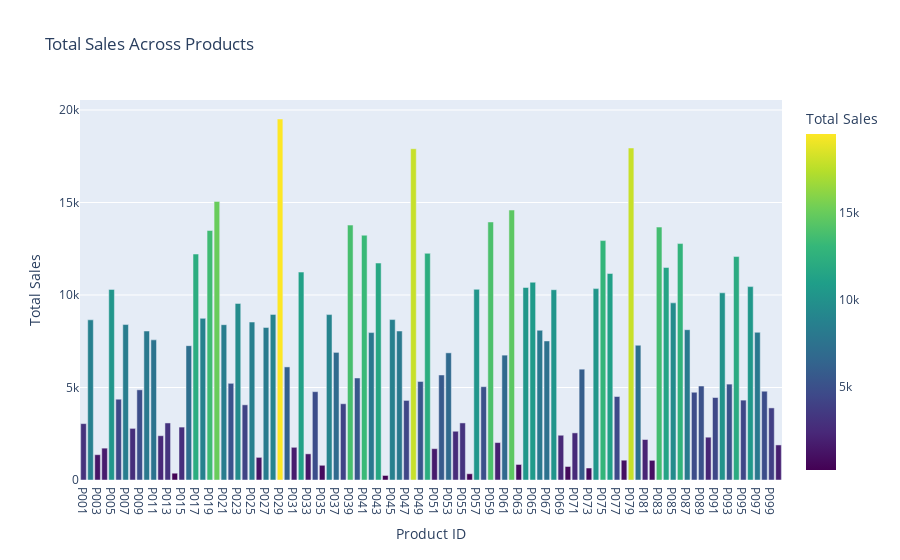

The code cell stored with this chart in its notebook:
### Code cell
product_sales = transactions_data.groupby('ProductID')['TotalValue'].sum().reset_index()
fig = px.bar(product_sales, x='ProductID', y='TotalValue', 
             title='Total Sales Across Products',
             labels={'ProductID': 'Product ID', 'TotalValue': 'Total Sales'},
             color='TotalValue', color_continuous_scale='Viridis')
fig.show()
